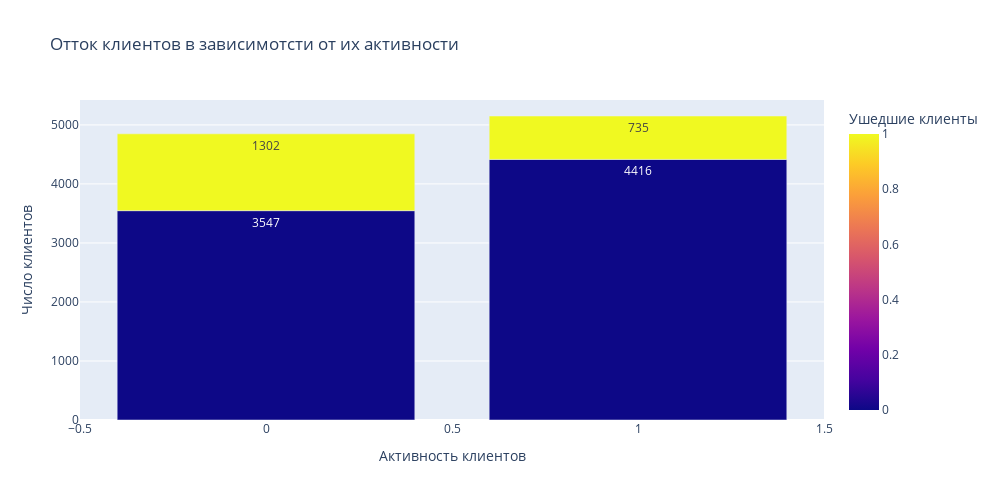

Notebook source saved alongside this figure:
### Markdown cell above
Из диаграммы видно, что большинство лояльных клиентов банка приобрели по 1-2 услуги. 

В то же время наблюдается **отток почти всех клиентов, имеющих 3-4 банковские услуги** (вероятно, это давние клиенты банка). Причиной тому могли быть какие-либо изменения в банковской политике (например, сильное ставок по вкладам для отдельных категорий клиентов).

Также сильный отток среди клиентов, приобревших только одну услугу - видимо опыт взаимодействия с банком оказался неудовлетворительным и продолжать быль его клиентами люди не пожелали.

### Code cell
# Задача 8: Как влияет наличие статуса активного клиента на отток клиентов?

# Строим сводную таблицу по признакам 'IsActiveMember' и 'Exited', получаем число лояльных и ушедших среди активных клиентов.
# По этому сегменту строим многоуровневую столбчатую диаграмму, чтобы посмотреть распределение оттока клиентов.

active_member = churn_df.groupby('IsActiveMember', as_index=False)[['Exited']].value_counts()

fig = px.bar(
    data_frame=active_member,
    x="IsActiveMember",
    y="count",
    color='Exited', 
    text = 'count',
    orientation='v',
    height=500,
    width=1000,
    title='Отток клиентов в зависимотсти от их активности',
    labels={'IsActiveMember':'Активность клиентов', 'count':'Число клиентов', 'Exited':'Ушедшие клиенты'}
)
fig.show()

### Figure 1 — Plotly figure (JSON) as saved in the notebook; plotly's stock layout.template omitted (floating-point values rounded to 4 significant figures)
{"data": [{"alignmentgroup": "True", "hovertemplate": "Активность клиентов=%{x}<br>Число клиентов=%{text}<br>Ушедшие клиенты=%{marker.color}<extra></extra>", "legendgroup": "", "marker": {"color": [0, 1, 0, 1], "coloraxis": "coloraxis", "pattern": {"shape": ""}}, "name": "", "offsetgroup": "", "orientation": "v", "showlegend": false, "text": [3547, 1302, 4416, 735], "textposition": "auto", "type": "bar", "x": [0, 0, 1, 1], "xaxis": "x", "y": [3547, 1302, 4416, 735], "yaxis": "y"}], "layout": {"barmode": "relative", "coloraxis": {"colorbar": {"title": {"text": "Ушедшие клиенты"}}, "colorscale": [[0, "#0d0887"], [0.1111, "#46039f"], [0.2222, "#7201a8"], [0.3333, "#9c179e"], [0.4444, "#bd3786"], [0.5556, "#d8576b"], [0.6667, "#ed7953"], [0.7778, "#fb9f3a"], [0.8889, "#fdca26"], [1, "#f0f921"]]}, "height": 500, "legend": {"tracegroupgap": 0}, "title": {"text": "Отток клиентов в зависимотсти от их активности"}, "width": 1000, "xaxis": {"anchor": "y", "domain": [0, 1], "title": {"text": "Активность клиентов"}}, "yaxis": {"anchor": "x", "domain": [0, 1], "title": {"text": "Число клиентов"}}}}
